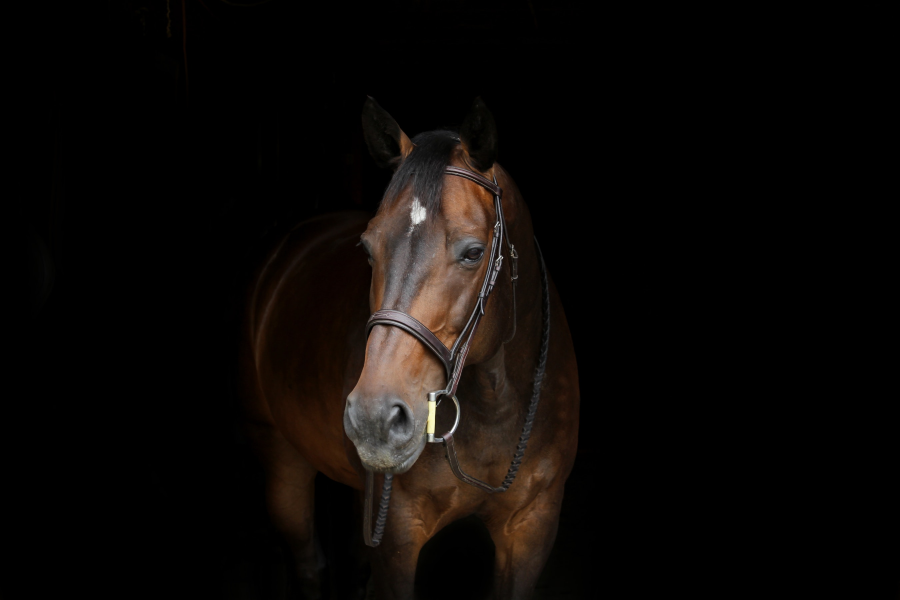
#> input picture DATA/horse.jpg, 2700 x 1800 px (shown at 1/3 size)
$ jupyter execute --allow-errors histograms_1.ipynb   (shell and % lines are left out)
#> lines starting #> are read from the running program, lines starting #| are printed output that depends on the picture
[cell 1]
import cv2
import numpy as np
import matplotlib.pyplot as plt

[cell 2]
#to perform cv operation we shouldnt colour code this one
horse= cv2.imread("../DATA/horse.jpg")
#> horse is the input picture: shape (1800, 2700, 3); mean B, G, R 6.9, 8.9, 12

#to show image we have to colour code this one
show_horse = cv2.cvtColor(horse, cv2.COLOR_BGR2RGB)

rainbow = cv2.imread("../DATA/rainbow.jpg")
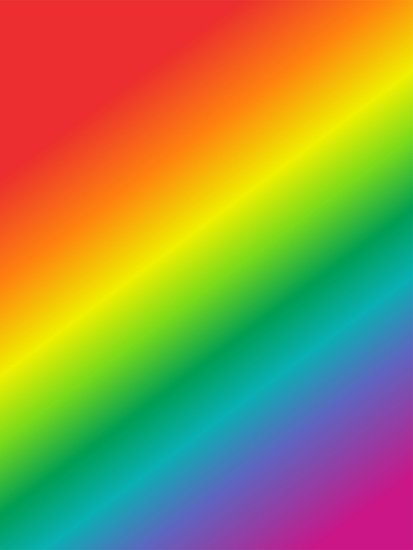
#> input picture DATA/rainbow.jpg, 413 x 550 px
#> rainbow is the input picture: shape (550, 413, 3); mean B, G, R 72.8, 142.3, 152.3
show_rainbow = cv2.cvtColor(rainbow, cv2.COLOR_BGR2RGB)

blue_bricks= cv2.imread("../DATA/bricks.jpg")
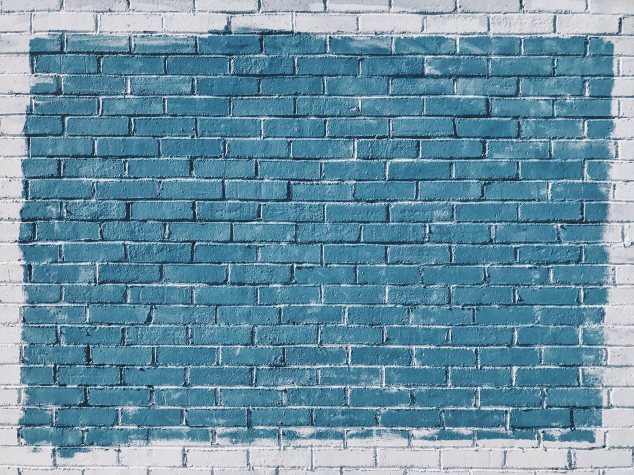
#> input picture DATA/bricks.jpg, 1267 x 950 px (shown at 1/2 size)
#> blue_bricks is the input picture: shape (950, 1267, 3); mean B, G, R 163.5, 144, 104.9
show_blue_bricks = cv2.cvtColor(blue_bricks, cv2.COLOR_BGR2RGB)

#### note that the [0] [1] [2] are blue green and red in cv2 functions
#### and [0] [1] [2] are red green and blue in matplotlib things

[cell 3]
hist_values_horse_blue = cv2.calcHist(horse,[0], None,[256],[0,256])
#> hist_values_horse_blue = 256 values, max 7076 at index 0, min 0 at index 16, mean 31.64

[cell 4]
plt.plot(hist_values_horse_blue)
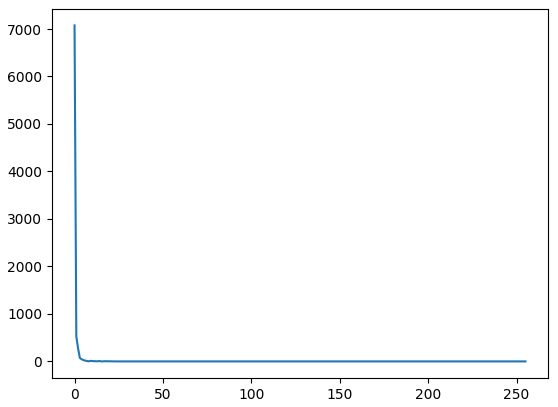
#> figure drawn by matplotlib, 1 panel; curve peaks at x = 0, y = 7076

[cell 5]
hist_values_blue_bricks_blue = cv2.calcHist([blue_bricks],channels=[0],mask=None, histSize=[256],ranges=[0,256])
#> hist_values_blue_bricks_blue = 256 values, max 19329 at index 150, min 0 at index 0, mean 4701.8

[cell 6]
plt.plot(hist_values_blue_bricks_blue)
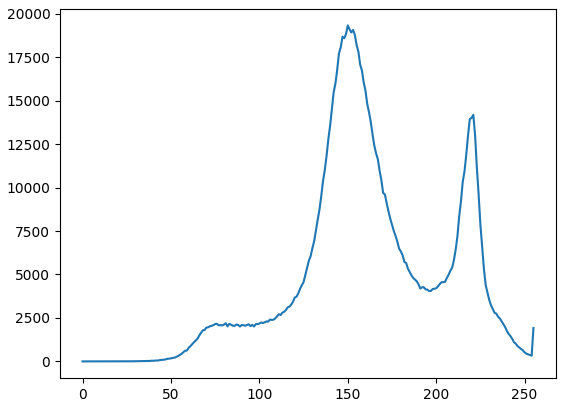
#> figure drawn by matplotlib, 1 panel; curve peaks at x = 150, y = 19329

[cell 7]
hist_values_horse_green = cv2.calcHist([horse], channels=[1], mask = None, histSize=[256], ranges=[0,256])
#> hist_values_horse_green = 256 values, max 3605157 at index 0, min 7 at index 252, mean 18984.4

[cell 8]
plt.plot(hist_values_horse_green)
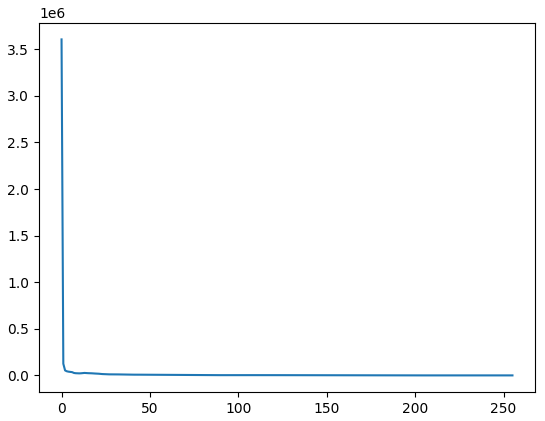
#> figure drawn by matplotlib, 1 panel; curve peaks at x = 0, y = 3605157

[cell 9]
hist_values_blue_bricks_green=cv2.calcHist([horse], channels=[1], mask=None, histSize=[256], ranges=[0,256])
#> hist_values_blue_bricks_green has the same summary as hist_values_horse_green

[cell 10]
plt.plot(hist_values_blue_bricks_green)

[cell 11]
hist_values_rainbow_green=cv2.calcHist([rainbow], [0], None, [256], [0,256])
#> hist_values_rainbow_green = 256 values, max 20751 at index 48, min 0 at index 196, mean 887.3

[cell 12]
plt.plot(hist_values_rainbow_green)
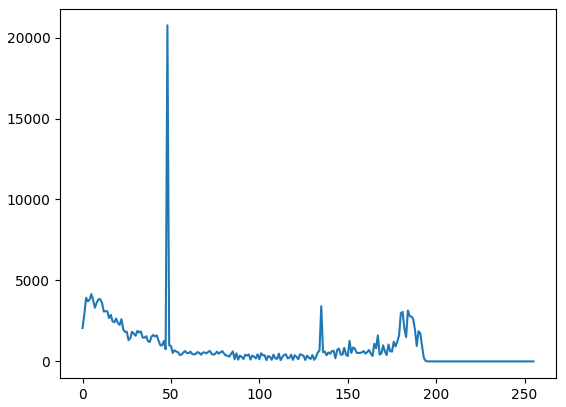
#> figure drawn by matplotlib, 1 panel; curve peaks at x = 48, y = 20751

#> (a cell that did not finish here is left out)

##### if we wanna display all 3 colours in the same graph

[cell 14]
color =('b','g', 'r')

for i, col in enumerate(color):
    histr = cv2.calcHist([blue_bricks], [i], None, [256], [0,256])
    plt.plot(histr, color=col)
    plt.xlim([0, 256])

plt.title("Histrogram for all colours")
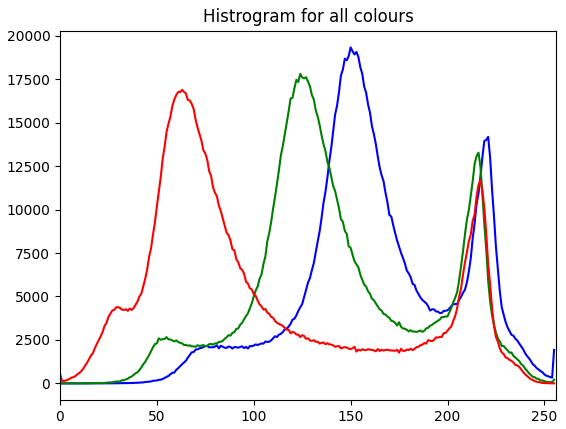
#> figure drawn by matplotlib, 1 panel; curve peaks at x = 150, y = 19329; curve peaks at x = 124, y = 17804; curve peaks at x = 63, y = 16885

[cell 15]
plt.imshow(show_blue_bricks)

[cell 16]
#for dark horse

[cell 17]
for i,col in enumerate(color):
    histr_horse= cv2.calcHist([horse], channels=[i], mask=None, histSize=[256], ranges=[0,256] )
    plt.plot(histr_horse, color=col)
    plt.xlim([0,256])
    plt.ylim([0,500000])

plt.title("for horse")
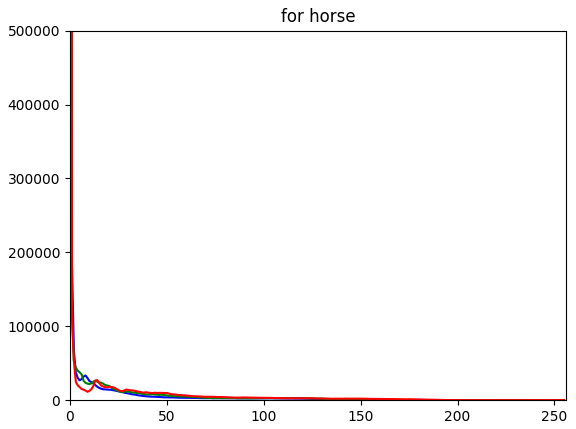
#> figure drawn by matplotlib, 1 panel; curve peaks at x = 0, y = 3726045; curve peaks at x = 0, y = 3605157; curve peaks at x = 0, y = 3582424

[cell 18]
horse.shape
#> Out = (1800, 2700, 3)
